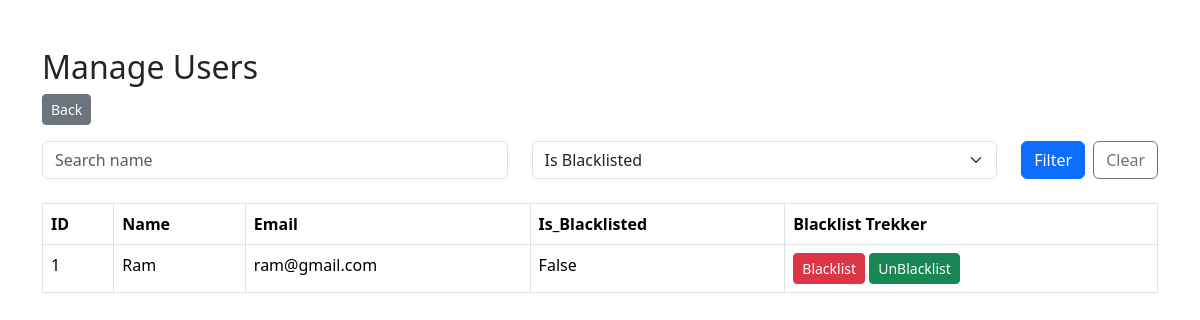
The app's page /admin/users (signed in) with its own data.
### models/user.py (models this page shows, shortened)
class User(db.Model, UserMixin):
    __tablename__ = "users"
    user_id = db.Column(db.Integer, primary_key=True, autoincrement=True)
    name = db.Column(db.String(100), nullable=False)
    email = db.Column(db.String(100), unique=True, nullable=False)
    password = db.Column(db.String(255), nullable=False)
    is_blacklisted = db.Column(db.Boolean, default=False)
    role = "user"
    bookings = db.relationship('Booking', backref='user', lazy=True)

### routes/admin.py (the view)
@admin_routes.route('/admin/users')
@login_required
def manage_users():
    if current_user.role != "admin":
        return "Access Denied", 403
    name = (request.args.get('name') or '').strip()
    is_blacklisted = (request.args.get('is_blacklisted') or '').strip()
    filters = []
    if name:
        filters.append(User.name.ilike(f"%{name}%"))
    if is_blacklisted == 'True':
        filters.append(User.is_blacklisted.is_(True))
    elif is_blacklisted == 'False':
        filters.append(User.is_blacklisted.is_(False))
    users = User.query.filter(*filters).all()
    return render_template('admin_users.html', users=users, u_name=name, u_isblacklisted=is_blacklisted)

### app.py (called while the page is built)
@login_manager.user_loader
def load_user(user_id):
    role, id = user_id.split(':')
    id = int(id)
    if role == 'admin':
        return Admin.query.get(id)
    elif role == 'staff':
        return Staff.query.get(id)
    elif role == 'user':
        return User.query.get(id)
    else:
        return None

### templates/admin_users.html (shortened to what this page needs)
<!DOCTYPE html>
<html lang="en">
<head>
    <link href="https://cdn.jsdelivr.net/npm/bootstrap@5.3.2/dist/css/bootstrap.min.css" rel="stylesheet">
</head>
<body>
    <div class="container mt-5">
            <h2>Manage Users</h2>
            <a href="{{ url_for('admin.admin_dashboard') }}" class="btn btn-secondary btn-sm mb-3">Back</a>
            <form method="GET" action="{{url_for('admin.manage_users')}}" class="row g-4 mb-4">
                <div class="col md-3">
                    <input type="text" name="name" class="form-control" placeholder="Search name" value="{{ u_name }}">
                </div>
                <div class="col md-2">
                    <select name="is_blacklisted" class="form-select">
                        <option value="">Is Blacklisted</option>
                    </select>
                </div>
                <div class="col-auto d-flex gap-2">
                    <button type="submit" class="btn btn-primary">Filter</button>
                    <a href="{{ url_for('admin.manage_users') }}" class="btn btn-outline-secondary">Clear</a>
                </div>
            </form>
            <table class="table table-bordered">
                <thead>
                    <tr>
                        <th>ID</th>
                        <th>Name</th>
                        <th>Email</th>
                        <th>Is_Blacklisted</th>
                        <th>Blacklist Trekker</th>
                    </tr>
                </thead>
                <tbody>
                    {% for user in users %}
                    <tr>
                        <td>{{user.user_id}}</td>
                        <td>{{user.name}}</td>
                        <td>{{user.email}}</td>
                        <td>{{user.is_blacklisted}}</td>
                        <td>
                            <form method="POST" action="{{ url_for('admin.blacklist_user', user_id=user.user_id) }}" style="display:inline">
                                <button type="submit" class="btn btn-danger btn-sm" onclick="return confirm('Blacklist this user?')">Blacklist</button>
                            </form>
                            <form method="POST" action="{{ url_for('admin.unblacklist_user', user_id=user.user_id) }}" style="display:inline">
                                <button type="submit" class="btn btn-success btn-sm" onclick="return confirm('Unblacklist this user?')">UnBlacklist</button>
                            </form>
                        </td>
                    </tr>
                    {% endfor %}
                </tbody>
            </table>
    </div>
</body>

### records on screen
User: user_id "1", name "Ram", email "ram@gmail.com", is_blacklisted "False"
